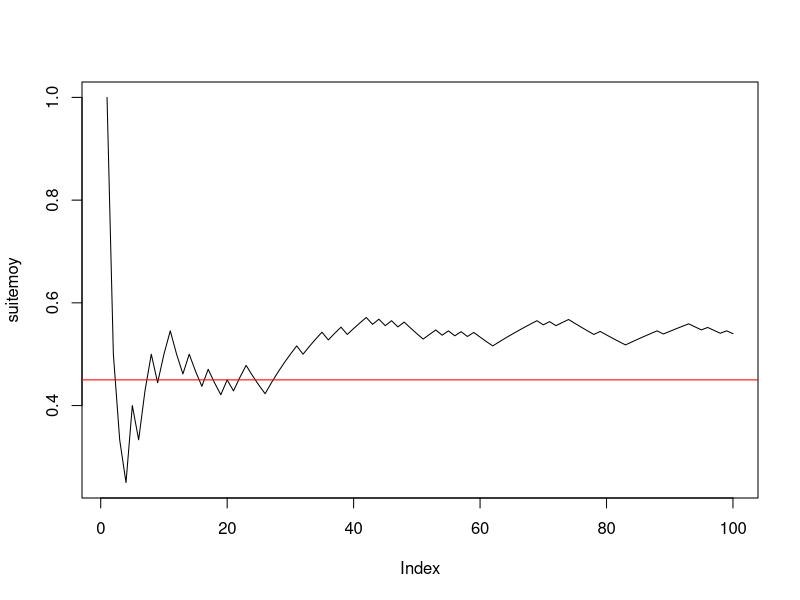

The R source for this figure: (Note: this script raises an error after producing the figure.)

#--------question 1------------
n <- 100
p <- 0.45
x <- rbinom(n, 1, p)
#--------question 2------------
cumsum(x)
taille <- 1:n
suitemoy <- cumsum(x) / taille
#--------question 3------------
plot(suitemoy, type = "l")
abline(h = p, col = "red")

#------------Exercice 2------------------------



#--------question 1------------
n <- 100
mu <- -2
sigma <- 2
xg <- rnorm(n, mu, sigma)
#--------question 2------------
cumsum(xg)
rm(taille)
taille <- 1:n
rm(suitemoyg)
suitemoyg
suitemoyg <- cumsum(xg) / taille
#--------question 3------------
plot(suitemoyg, type = "l", ylim = c(-10, 6))
abline(h = mu, col = "red")


#------------Exercice 3------------------------

#---------question 1--------------------------
mu <- -2
sigma <- 2
n <- 5
x <- rnorm(n, mu, sigma)
moyx <- mean(x)

#---------question 2--------------------------
y <- rnorm(n, mu, sigma)
moyy <- mean(y)
rbind(x, y) -> M
rowMeans(M)

#---------question 3--------------------------
N <- 1000
Mdata <- matrix(rnorm(n * N, mu, sigma), ncol = n, byrow = T)
dim(Mdata)


#---------question 4--------------------------
rowMeans(Mdata) -> moyennes
apply(Mdata, MARGIN = 1, mean)

#---------question 5--------------------------
mean(moyennes)
sd(moyennes) * sqrt((length(moyennes) - 1) / length(moyennes)) # ecart-type empirique
sd(moyennes) # écart-type estimé sans biais = ecart-type empirique corrigé

#---------question 6--------------------------
hist(moyennes, prob = T, main = "Répartition de la moyenne empirique des Xi, i=1,....,n") # la répartition observée de Xbar_n
(abs <- seq(1.2 * min(moyennes), 1.2 * max(moyennes), (max(moyennes) - min(moyennes)) / 100))
points(abs, dnorm(abs, mu, sigma / sqrt(n)), col = 2, type = "l")
abline(v = mean(moyennes), col = 3, lty = "dashed") # moyenne de l'échantillon
abline(v = mu, col = 2) # moyenne théorique mu de la loi de Xbar
# belle adéquation de l'échantillon à la normale, que l'on peut verifier avec dte de Henry
qqnorm(moyennes) # les points sont presque alignés la loi de Xbar_n est donc bien normale
qqline(moyennes, col = 2) # autour de la droite rouge qui passe par les deux points
# (1er quartile theo de la centrée réduite,1er quartile empirique) et
# (3ieme quartile theo de la centrée réduite,3ieme quartile empirique)
# mean(echantillon) et écart-type empirique sd(échantillon)*sqrt((n-1)/n). e
# En effet si on ajoute la droite passant par ces deux points elle se confond
# avec qqline. droite de Henry

(x1 <- qnorm(0.25))
(x2 <- qnorm(0.75))
(y1 <- quantile(moyennes, 0.25, type = 1))
(y2 <- quantile(moyennes, 0.75, type = 1))
abline(y1 - (y2 - y1) * x1 / (x2 - x1), (y2 - y1) / (x2 - x1), col = 3) # droite de Henry

#----------question 7-------------------------
moyennecr <- sqrt(n) * (moyennes - mu) / sigma
hist(moyennecr, prob = T, main = "Répartition observée de la moyenne empirique centrée réduite")
(abscr <- seq(1.2 * min(moyennecr), 1.2 * max(moyennecr), (max(moyennecr) - min(moyennecr)) / 100))
points(abscr, dnorm(abscr), col = 2, type = "l")
abline(v = mean(moyennecr), col = 3, lty = "dashed") # moyenne empirique de l'échantillon
abline(v = 0, col = 2) # moyenne théorique  de la loi normale centrée réduite

qqnorm(moyennecr)
qqline(moyennecr) # droite de Henry

#-----------question 8------------
n <- 50
# puis réexecuter les lignes 67 à 107 : la loi reste gaussienne mais
# l'écart-type de Xbarn est plus petit avec n=50 qu'avec n=2
sd(moyennes)
sigma / sqrt(n)

n <- 2
# puis réexecuter les lignes 67 à 107 : LA LOI EST TOUJOURS GAUSSIENNE MEME AVEC n PETIT
# C'EST UNE PROPRIETES CARACTÉRISTIQUE DE LA LOI NORMALE MAIS QUI NE S'APPLIQUE PAS AUX AUTRES
# LOIS COMME PAR EX A LA BERNOULLI ==> VOIR EXO SUIVANT
sd(moyennes)
# l'écart type empirique est EN REVANCHE plus faible avec n=2 qu'avec n=50 :
# normal il estime sigma/sqrt(n) or :
sigma / sqrt(n)

#####################################################################################
# CE QU'IL FAUT RETENIR DE CET EXERCICE : LA LOI DE XBAR EST GAUSSIENNE SI L'ÉCHANTILLON EST
# GAUSSIEN ET DE TAILLE QUELCONQUE n. LE RESULTAT DU THEOREME CENTRAL LIMITE EST VRAI DANS CE CAS
# POUR TOUT n ET PAS SEULEMENT POUR n GRAND
###################################################################################

###################################################
#------------Exercice 4------------------------
###################################################

#---------question 1--------------------------
p <- 0.45
n <- 5
N <- 100
rm(Mdata) # efface l'objet précedemment créé Mdata

Mdata <- matrix(rbinom(n * N, 1, p), ncol = n, byrow = T) # N échantillons de taille n disposés en lignes
dim(Mdata) # dimension de la matrice N lignes et n colonnes

(rowMeans(Mdata) -> moyennes) # calcule les moyennes pour les N, n-échantillons tirés.


mean(moyennes) # moyenne empirique des N réalisations de Xbar_n
sd(moyennes) * sqrt((length(moyennes) - 1) / length(moyennes)) # ecart-type empirique
sd(moyennes) # écart-type estimé sans biais = ecart-type empirique corrigé

#---------histogramme de xbar_n--------------------------
hist(moyennes, prob = T, ylim = c(0, max(dnorm(p, p, sqrt(p * (1 - p) / n)), 4)), main = "Répartition de la moyenne empirique des Xi, i=1,....,n") # la répartition observée de Xbar_n
(abs <- seq(.8 * min(moyennes), 1.2 * max(moyennes), (max(moyennes) - min(moyennes)) / 100))
points(abs, dnorm(abs, p, sqrt(p * (1 - p) / n)), col = 2, type = "l")
abline(v = mean(moyennes), col = 3, lty = "dashed") # moyenne de l'échantillon
abline(v = p, col = 2) # moyenne théorique mu de la loi de Xbar
qqnorm(moyennes) # vraiment pas gaussien !
qqline(moyennes, col = 2)
# AUCUNE ADEQUATION  de l'échantillon à la normale CAR n EST TROP PETIT ET LE TCL N'EST
# PAS VERIFIE. ON REFAIT LA SIMUL AVEC n=200 :

n <- 200
# puis réeéxuter les lignes 142 à 161

# EUREKA CA MARCHE BEAUCOUP MIEUX ET ON A BIEN UNE REPARTITION GAUSSIENNE CAR n EST SUFFISAMMENT GRAND POUR
# QUE LE TCL SOIT VERIFIE !
######################################

qqnorm(moyennes)
qqline(moyennes, col = "red")

# Si on augmente N on améliore l'estimation de la densité de Xbarn par l'histogramme
# des N réalisations de Xbarn mais si n est petit on n'observe pas un histogramme
# ressemblant à une gaussienne puisque le TCL ne s'applique que si n est assez grand.
# Essayer avec
N <- 1000
n <- 4
# puis lignes 142 à 159.
N <- 1000
n <- 100
# puis lignes 142 à 159.
